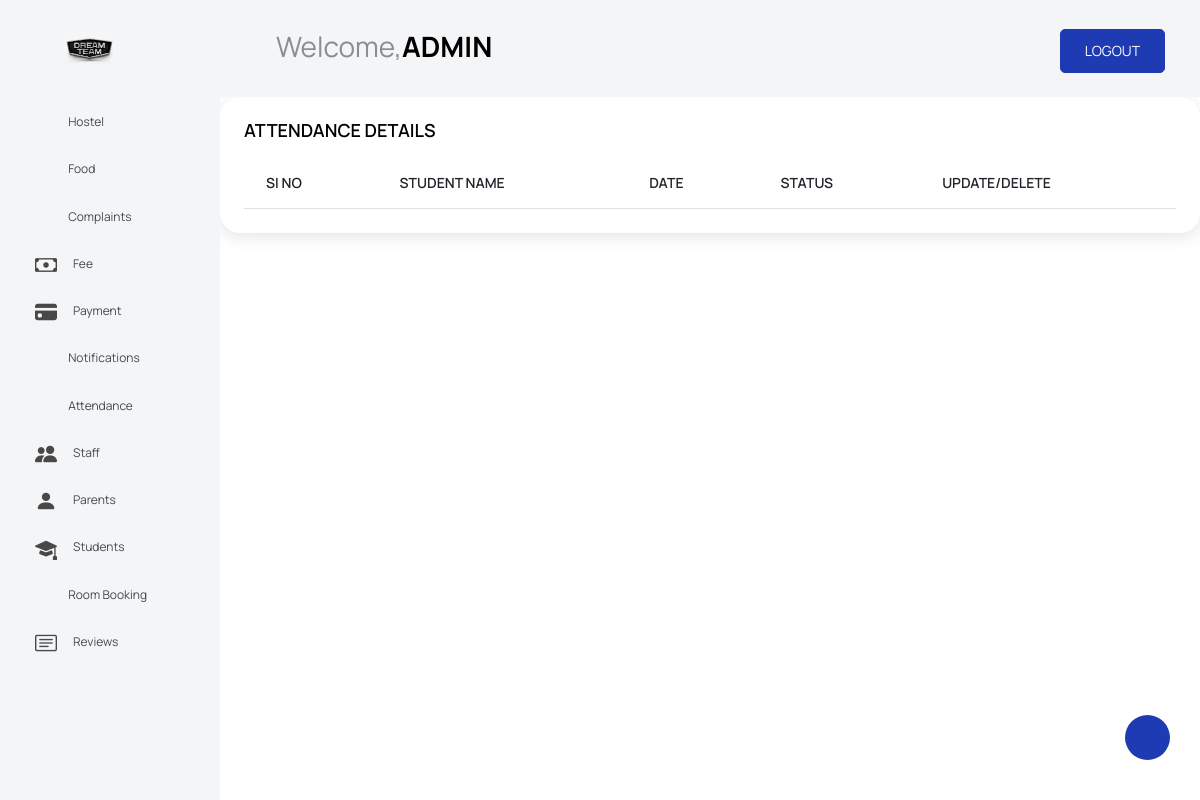
Before: /view_attendance (signed in) with the older database file.
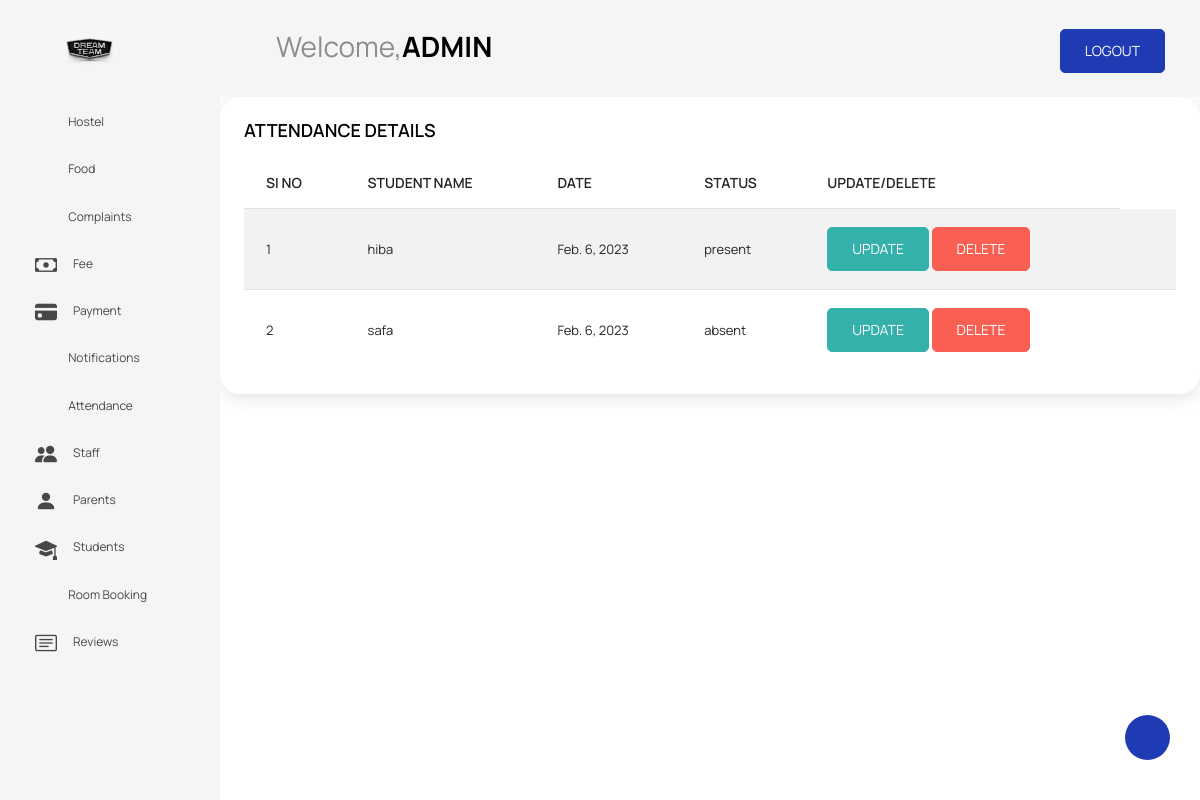
After: the same page with the newer database file.
### demo1app/models.py (models this page shows, shortened)
class Attendance(models.Model):
   studentname = models.ForeignKey(Student_registration,on_delete=models.CASCADE)
   date = models.DateField()
   status = models.CharField(max_length=100)

class Student_registration(models.Model):
    user = models.OneToOneField(Login_view,on_delete=models.CASCADE,related_name='student',null=True)
    name = models.CharField(max_length=200)
    reg_id = models.CharField(max_length=30)
    email = models.EmailField()
    phone_no = models.IntegerField()
    address = models.CharField(max_length=300)
    stud_image = models.ImageField(upload_to="images")
    approval_status = models.IntegerField(default=0)
    def __str__(self):
        return self.name

### demo1app/adminviews.py (the view)
# urls.py: path('view_attendance', adminviews.view_attendance, name='view_attendance'),
@login_required(login_url='login_page')
def view_attendance(request):
    data=Attendance.objects.all()
    return render(request, 'view_attendance.html', {'data': data})

### templates/view_attendance.html
{% extends 'admin_page.html' %}
{% load crispy_forms_tags %}
{% block content %}
<div class="col-lg-12 grid-margin stretch-card">
              <div class="card">
                <div class="card-body">
                  <h4 class="card-title">ATTENDANCE DETAILS</h4>
                  <div class="table-responsive">
                    <table class="table table-striped">
                      <thead>
                        <tr>
                          <th>SI NO</th>
                          <th>STUDENT NAME</th>
                          <th>DATE</th>
                            <th>STATUS</th>
                            <th>UPDATE/DELETE</th>
                        </tr>
                      </thead>
                      <tbody>
                      {% for i in data %}
                        <tr>
                          <td>{{forloop.counter}}</td>
                          <td>{{i.studentname}}</td>
                          <td>{{i.date}}</td>
                          <td>{{i.status}}</td>
                          <td><a class="btn btn-success" href="{% url 'attendance_update' i.id %}">UPDATE</a>
                          <a class="btn btn-danger" href="{% url 'attendance_delete' i.id %}">DELETE</a></td>
                          <td>
                          </td>
                        </tr>
                      {% endfor %}
                      </tbody>
                    </table>
                  </div>
                </div>
              </div>
</div>
  {% endblock %}

Changed rows visible on the page:
added Attendance: studentname "hiba", date "Feb. 6, 2023", status "present"
added Attendance: studentname "safa", date "Feb. 6, 2023", status "absent"
